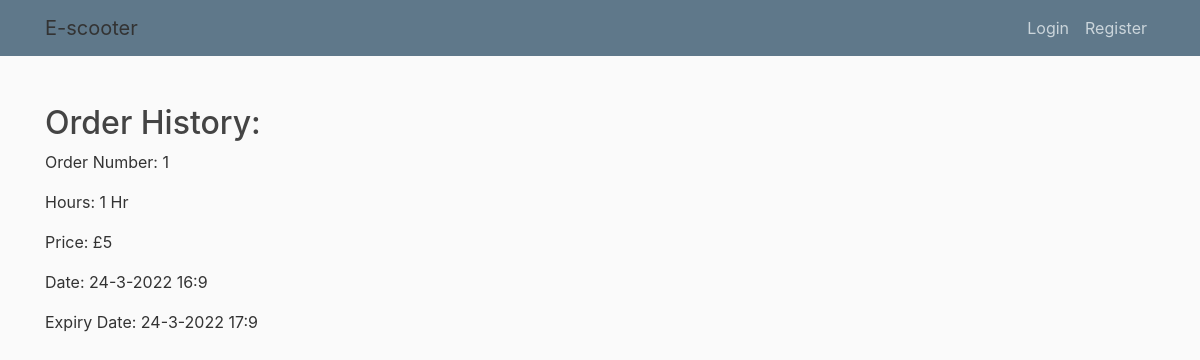
Before: /admin/bookings with the older database file.
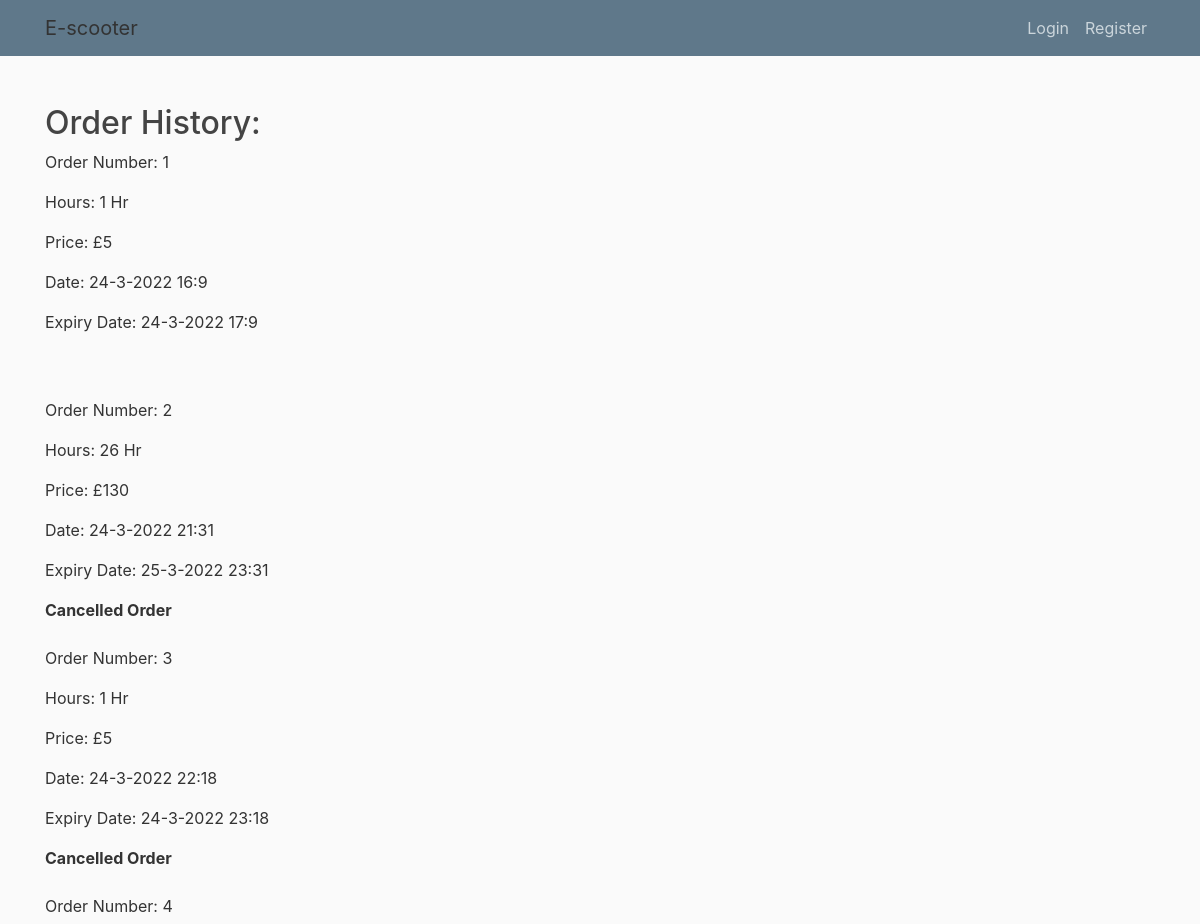
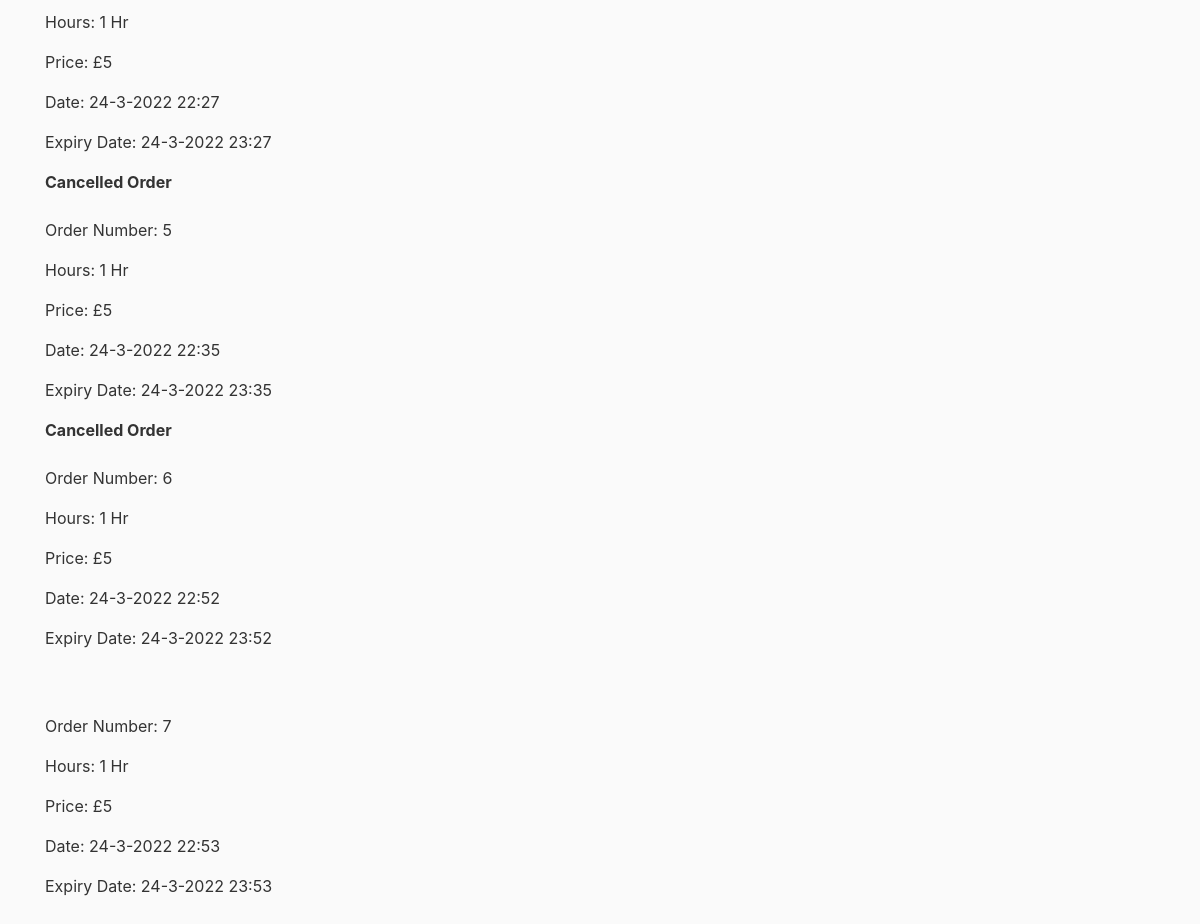
After: the same page with the newer database file (2 pictures, top to bottom).
### app/models.py (models this page shows)
class Booking(db.Model):
    __tablename__ = "bookings"
    id = db.Column(db.Integer, primary_key=True)
    ScooterID = db.Column(db.Integer, ForeignKey("scooters.id"))
    UserID = db.Column(db.Integer, ForeignKey("users.id"))
    numHours = db.Column(db.Integer, nullable = False)
    date = db.Column(db.DateTime, nullable = False)
    expiry = db.Column(db.DateTime)
    price = db.Column(db.Integer, nullable = False)
    cancelled = db.Column(db.Boolean, default = False, nullable=False)

### app/views.py (the view)
@app.route("/admin/bookings")
def admin_bookings():
    if session.get('admin') == 0:
        return redirect("/dashboard")
    else:
        bookings = models.Booking.query.all()
        return render_template("bookings.html", orders = bookings)

### app/templates/bookings.html (shortened to what this page needs)
{% extends "base.html" %}
{% block content %}
<head>
</head>
<body>
    <h2>Order History:</h2>
    {% for elem in orders %}
        {% if elem.id not in active or elem.cancelled %}
            <p>Order Number: {{elem.id}}</p>
            <p>Hours: {{elem.numHours}} Hr</p>
            <p>Price: £{{elem.price}}</p>
            <p>Date: {{elem.date.day}}-{{elem.date.month}}-{{elem.date.year}} {{elem.date.hour}}:{{elem.date.minute}}</p>
            <p>Expiry Date: {{elem.expiry.day}}-{{elem.expiry.month}}-{{elem.expiry.year}} {{elem.expiry.hour}}:{{elem.expiry.minute}}</p>
            {% if elem.cancelled %}
            <b>Cancelled Order</b>
            {% endif %}
            <br> </br>
        {% endif %}
    {% endfor %}
</body>
{% endblock content %}

### app/templates/base.html (shortened to what this page needs)
<!doctype html>
<html lang="en">
  <head>
    <link rel="stylesheet" href="https://stackpath.bootstrapcdn.com/bootstrap/4.3.1/css/bootstrap.min.css">
    <link rel="stylesheet" type="text/css" href="{{ url_for('static', filename='style.css')}}">
  </head>
    <header class="site-header">
      <nav class="navbar navbar-expand-md navbar-dark bg-steel fixed-top">
        <div class="container">
          <a class="navbar-brand mr-4">E-scooter</a>
          <div class="collapse navbar-collapse" id="navbarToggle">
            <div class="navbar-nav">
              {% if session.get("email") %}
                <a class="nav-item nav-link" href="/report">Report Issue</a>
                <a class="nav-item nav-link" href="/logout">Logout</a>
              {% else %}
                <a class="nav-item nav-link" href="/">Login</a>
                <a class="nav-item nav-link" href="/register">Register</a>
              {% endif %}
            </div>
          </div>
        </div>
      </nav>
    </header>
    <div>
    <br>
    </div>
    <div class = 'container'>
      {% block content %}{% endblock %}
    </div>
  </body>
</html>

### app/static/style.css (style rules this page uses)
body { background: #fafafa; color: #333333; margin-top: 5rem; }
h1, h2, h3, h4, h5, h6 { color: #444444; }
.bg-steel { background-color: #5f788a; }
.site-header .navbar-nav .nav-link { color: #cbd5db; }

Changed rows visible on the page:
added Booking: id "2", numHours "26", price "130", date.day "24", date.month "3", date.year "2022", date.hour "21", date.minute "31", expiry.day "25", expiry.month "3", expiry.year "2022", expiry.hour "23", expiry.minute "31", cancelled "Cancelled Order"
added Booking: id "3", numHours "1", price "5", date.day "24", date.month "3", date.year "2022", date.hour "22", date.minute "18", expiry.day "24", expiry.month "3", expiry.year "2022", expiry.hour "23", expiry.minute "18", cancelled "Cancelled Order"
added Booking: id "4", numHours "1", price "5", date.day "24", date.month "3", date.year "2022", date.hour "22", date.minute "27", expiry.day "24", expiry.month "3", expiry.year "2022", expiry.hour "23", expiry.minute "27", cancelled "Cancelled Order"
added Booking: id "5", numHours "1", price "5", date.day "24", date.month "3", date.year "2022", date.hour "22", date.minute "35", expiry.day "24", expiry.month "3", expiry.year "2022", expiry.hour "23", expiry.minute "35", cancelled "Cancelled Order"
added Booking: id "6", numHours "1", price "5", date.day "24", date.month "3", date.year "2022", date.hour "22", date.minute "52", expiry.day "24", expiry.month "3", expiry.year "2022", expiry.hour "23", expiry.minute "52"
added Booking: id "7", numHours "1", price "5", date.day "24", date.month "3", date.year "2022", date.hour "22", date.minute "53", expiry.day "24", expiry.month "3", expiry.year "2022", expiry.hour "23", expiry.minute "53"
